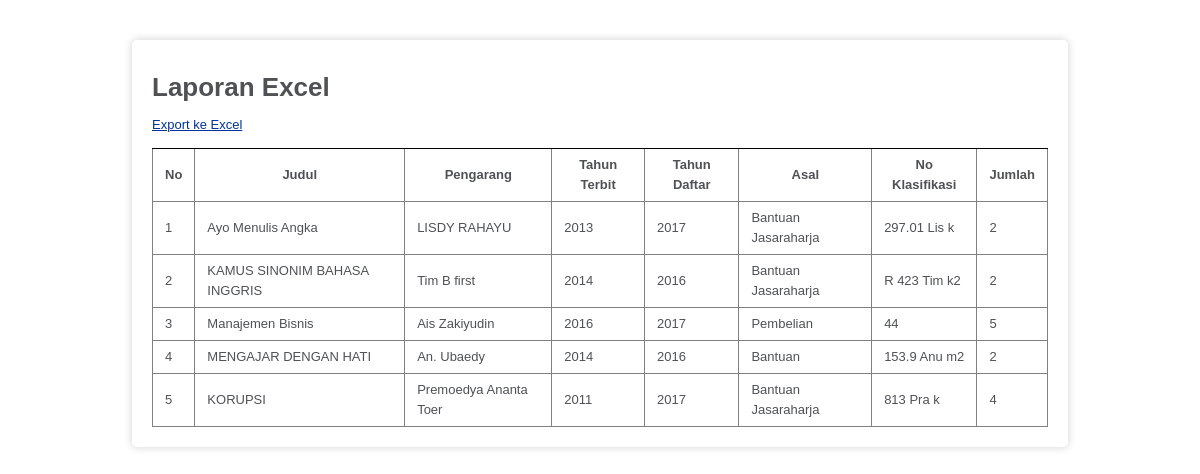
The page /index.php/c_excel on the database its author committed.
### tables this page shows
CREATE TABLE `pustaka` (
  `isbn` varchar(13) NOT NULL,
  `no_klasifikasi` varchar(20) NOT NULL,
  `judul` varchar(50) NOT NULL,
  `pengarang` varchar(50) NOT NULL,
  `tahun_terbit` int(4) NOT NULL,
  `tahun_pendaftaran` int(4) NOT NULL,
  `keterangan` varchar(50) NOT NULL,
  `asal` varchar(25) NOT NULL,
  `jumlah` int(100) NOT NULL
);

### application/controllers/c_excel.php (called while the page is built, shortened)
<?php
 class C_excel extends CI_Controller {
      public function __construct() {
           $this->load->helper('url');
           $this->load->model('model_buku');
      }
      public function index() {
           $data = array( 'title' => 'Data Buku '.date("d-m-Y"),
                'buku' => $this->model_buku->getAll());
           $this->load->view('vwexcel',$data);
      }
 }

### index.php (called while the page is built, shortened)
<?php
require_once BASEPATH.'core/CodeIgniter.php';

### application/models/model_buku.php (called while the page is built, shortened)
<?php
 class Model_buku extends CI_Model {
      public function getAll() {
           $this->db->select('*');
           $this->db->from('pustaka');
           $query = $this->db->get();
           return $query->result();
      }
 }

### application/views/vwexcel.php (the view, shortened to what this page needs)
?><!DOCTYPE html>
<html lang="en">
<head>
</head>
<body>
     <main>
          <h1>Laporan Excel</h1>
          <p><a href="<?php echo base_url('c_excel/export_excel') ?>">Export ke Excel</a></p>
          <table border="1" width="100%">
               <thead>
                    <tr>
                         <th>No</th>
                         <th>Judul</th>
                         <th>Pengarang</th>
                         <th>Tahun Terbit</th>
                         <th>Tahun Daftar</th>
                         <th>Asal</th>
                         <th>No Klasifikasi</th>
                         <th>Jumlah</th>
                    </tr>
               </thead>
               <tbody>
                    <?php $no=1;  $i=1; foreach($buku as $buku) { ?>
                    <tr>
                         <td><?php echo $no++; ?></td>
                         <td><?php echo $buku->judul; ?></td>
                         <td><?php echo $buku->pengarang; ?></td>
                         <td><?php echo $buku->tahun_terbit; ?></td>
                         <td><?php echo $buku->tahun_pendaftaran; ?></td>
                         <td><?php echo $buku->asal; ?></td>
                         <td><?php echo $buku->no_klasifikasi; ?></td>
                         <td><?php echo $buku->jumlah; ?></td>
                    </tr>
                    <?php $i++; } ?>
               </tbody>
          </table>
     </main>
</body>
</html>

### application/views/vwexcel.php (style rules this page uses)
body { background-color: #fff; margin: 40px; font: 13px/20px normal Helvetica, Arial, sans-serif; color: #4F5155; }
main { width: 80%; padding: 20px; background-color: white; min-height: 300px; border-radius: 5px; margin: 30px auto; box-shadow: 0 0 8px #D0D0D0; }
table { border-top: solid thin #000; border-collapse: collapse; }
th, td { border-top: border-top: solid thin #000; padding: 6px 12px; }
a { color: #003399; background-color: transparent; font-weight: normal; }

### rows shown on the page
pustaka: judul "Ayo Menulis Angka", pengarang "LISDY RAHAYU", tahun_terbit "2013", tahun_pendaftaran "2017", asal "Bantuan Jasaraharja", no_klasifikasi "297.01 Lis k", jumlah "2"
pustaka: judul "KAMUS SINONIM BAHASA INGGRIS", pengarang "Tim B first", tahun_terbit "2014", tahun_pendaftaran "2016", asal "Bantuan Jasaraharja", no_klasifikasi "R 423 Tim k2", jumlah "2"
pustaka: judul "Manajemen Bisnis", pengarang "Ais Zakiyudin", tahun_terbit "2016", tahun_pendaftaran "2017", asal "Pembelian", no_klasifikasi "44", jumlah "5"
pustaka: judul "MENGAJAR DENGAN HATI", pengarang "An. Ubaedy", tahun_terbit "2014", tahun_pendaftaran "2016", asal "Bantuan", no_klasifikasi "153.9 Anu m2", jumlah "2"
pustaka: judul "KORUPSI", pengarang "Premoedya Ananta Toer", tahun_terbit "2011", tahun_pendaftaran "2017", asal "Bantuan Jasaraharja", no_klasifikasi "813 Pra k", jumlah "4"
